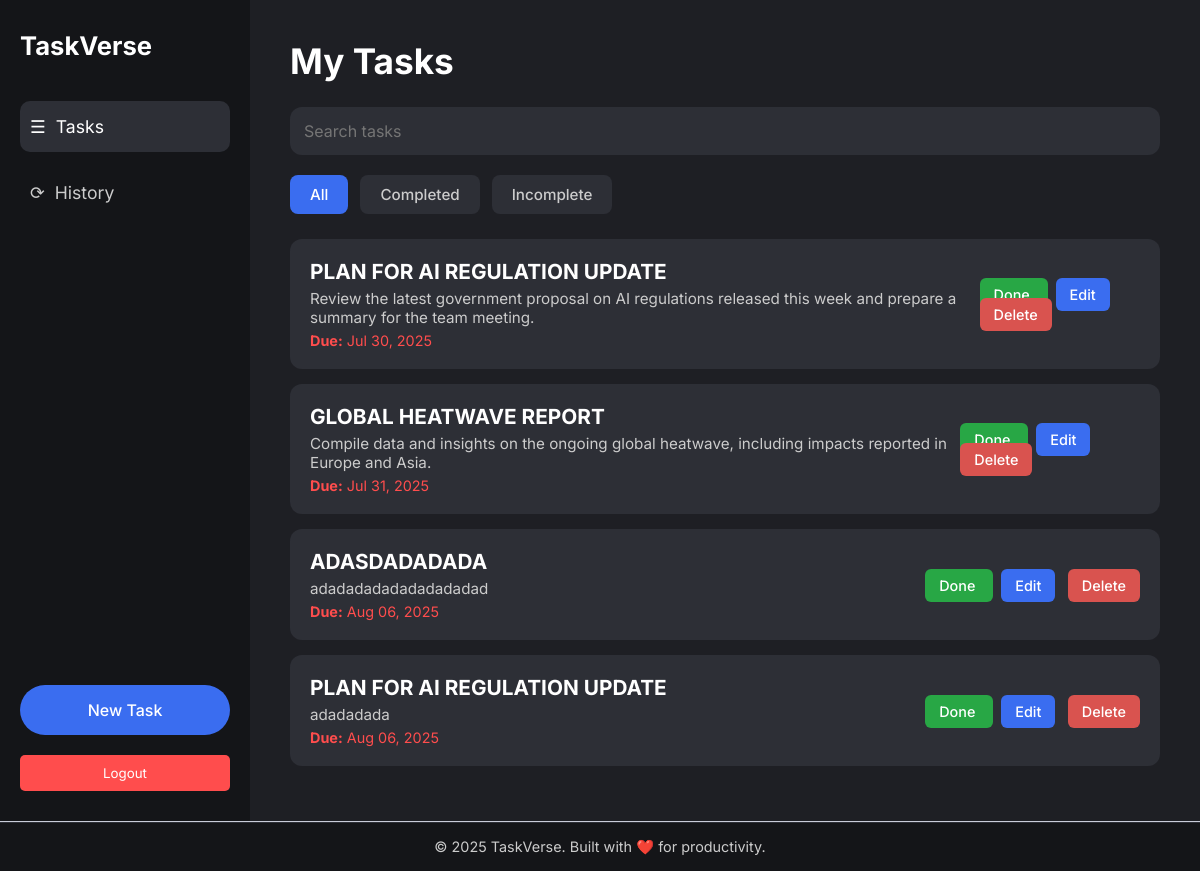
The app's page /main/task/ with its own data.
### main/models.py (models this page shows)
class Task(models.Model):
    task_title = models.CharField(max_length=255)
    desc = models.TextField(blank=True, null=True)
    due_date = models.DateField(blank=True, null=True)
    tags = models.CharField(max_length=255, blank=True, null=True)
    created_at = models.DateTimeField(auto_now_add=True)
    updated_at = models.DateTimeField(auto_now=True)
    completed = models.BooleanField(default=False)

### main/views.py (the view)
# urls.py: path('task/', views.task, name='task'),
def task(request):
    filter_type = request.GET.get('filter', 'all')
    tasks = Task.objects.all().order_by('due_date', '-created_at')
    if filter_type == 'completed':
        tasks = tasks.filter(completed=True)
    elif filter_type == 'incomplete':
        tasks = tasks.filter(completed=False)
    return render(request, 'task.html', {
        'tasks': tasks,
        'filter': filter_type,
        'today': date.today()
    })

### main/templates/task.html (shortened to what this page needs)
{% extends 'main.html' %}
{% block content %}
<div class="container">
    <aside class="sidebar">
        <h2>TaskVerse</h2>
        <ul>
            <li class="{% if filter == 'all' %}active{% endif %}" onclick="window.location.href='{% url 'task' %}?filter=all'">
                <span>☰</span> Tasks
            </li>
            <li onclick="window.location.href='{% url 'history' %}'">
                <span>⟳</span> History
            </li>
        </ul>
        <button class="new-task-btn" onclick="window.location.href='{% url 'add' %}'">New Task</button>
        <form action="{% url 'logout' %}" method="post" style="margin-top: 20px;">
            <button type="submit" class="logout-btn" style="width: 100%; padding: 10px; background: #ff4d4d; border: none; color: white; border-radius: 5px; cursor: pointer;">
                Logout
            </button>
        </form>
    </aside>
    <main class="main-content">
        <header>
            <h1>My Tasks</h1>
        </header>
        <div class="search-bar">
            <input type="text" placeholder="Search tasks">
        </div>
        <div class="filters">
            <button onclick="window.location.href='?filter=all'" class="{% if filter == 'all' %}active{% endif %}">All</button>
            <button onclick="window.location.href='?filter=completed'" class="{% if filter == 'completed' %}active{% endif %}">Completed</button>
            <button onclick="window.location.href='?filter=incomplete'" class="{% if filter == 'incomplete' %}active{% endif %}">Incomplete</button>
        </div>
        <ul class="task-list">
            {% if tasks %}
                {% for task in tasks %}
                <li style="display: flex; justify-content: space-between; align-items: center;">
                    <div>
                        <strong {% if task.completed %}style="text-decoration: line-through; color: #888;"{% endif %}>
                            {{ task.task_title|upper }}
                        </strong>
                        <p style="font-size: 0.95em; color: #ccc; margin-top: 5px;">
                            {{ task.desc|default:"No description provided." }}
                        </p>
                        <p style="font-size: 0.9em; margin-top: 5px; color: {% if task.due_date and task.due_date < today %}#ff4d4d{% else %}#aaa{% endif %};">
                            <b>Due:</b>
                            {% if task.due_date %}
                                {{ task.due_date|date:"M d, Y" }}
                            {% else %}
                                No due date
                            {% endif %}
                        </p>
                    </div>
                    <div>
                        <a href="{% url 'toggle_complete' task.id %}" class="btn-done">
                           {% if task.completed %}Undo{% else %}Done{% endif %}
                        </a>
                        <a href="{% url 'edit' task.id %}" class="btn-edit">Edit</a>
                        <a href="{% url 'delete' task.id %}" class="btn-delete">Delete</a>
                    </div>
                </li>
                {% endfor %}
            {% else %}
                <li style="text-align: center; color: #aaa;">No tasks yet. Click "New Task" to add one.</li>
            {% endif %}
        </ul>
    </main>
</div>
<footer class="footer">
    <p>© 2025 TaskVerse. Built with ❤️ for productivity.</p>
</footer>
{% endblock %}

### templates/main.html (shortened to what this page needs)
{% load static %}
<!DOCTYPE html>
<html lang="en">
<head>
    <link rel="stylesheet" href="https://cdnjs.cloudflare.com/ajax/libs/font-awesome/7.0.0/css/all.min.css" />
    <link rel="stylesheet" href="{% static 'style.css' %}">
</head>
<body>
        {% block content %}
        {% endblock %}
</body>
</html>

### static/style.css (style rules this page uses)
* { margin: 0; padding: 0; box-sizing: border-box; font-family: 'Inter', sans-serif; }
body { background: #c9ccd8; height: 100vh; width: 100vw; color: #fff; }
.container { display: flex; background: #1e1f24; width: 100%; height: calc(100vh - 50px); overflow: hidden; }
.sidebar { width: 250px; background: #141518; padding: 30px 20px; display: flex; flex-direction: column; justify-content: space-between; }
.sidebar h2 { margin-bottom: 40px; font-weight: 700; font-size: 1.6em; color: #fff; }
.sidebar ul { list-style: none; }
.sidebar ul li { padding: 15px 10px; margin-bottom: 15px; cursor: pointer; border-radius: 10px; display: flex; align-items: center; gap: 10px; transition: background 0.3s; color: #ccc; font-size: 1.1em; }
.sidebar ul li:hover, .sidebar ul li.active { background: #2d2f36; color: #fff; }
.new-task-btn { background: #3a6df0; color: #fff; padding: 15px; border: none; border-radius: 30px; font-size: 16px; cursor: pointer; font-weight: 500; transition: background 0.3s ease; margin-top: auto; }
.main-content { flex: 1; padding: 40px; overflow-y: auto; }
header { display: flex; align-items: center; gap: 15px; }
header h1 { font-size: 2.2em; font-weight: 700; margin-bottom: 25px; }
.search-bar { margin-bottom: 20px; }
.search-bar input { width: 100%; padding: 14px; background: #2d2f36; border: none; border-radius: 12px; color: #fff; font-size: 1em; }
.filters { display: flex; gap: 12px; margin-bottom: 25px; }
.filters button { background: #2d2f36; border: none; color: #ccc; padding: 10px 20px; border-radius: 8px; cursor: pointer; font-weight: 500; font-size: 0.95em; transition: background 0.3s, color 0.3s; }
.filters button.active { background: #3a6df0; color: #fff; }
.task-list { list-style: none; }
.task-list li { background: #2d2f36; margin-bottom: 15px; padding: 20px; border-radius: 12px; display: flex; justify-content: space-between; align-items: center; transition: transform 0.2s, box-shadow 0.2s; }
.task-list strong { text-transform: uppercase; font-size: 1.3em; color: #fff; }
.task-list p { font-size: 0.95em; color: #aaa; margin-top: 6px; }
.btn-edit, .btn-delete, .btn-done { text-decoration: none; padding: 8px 14px; border-radius: 6px; font-size: 0.9em; font-weight: 500; transition: background 0.3s; margin-left: 8px; }
.btn-edit { background: #3a6df0; color: #fff; }
.btn-delete { background: #d9534f; color: #fff; }
.btn-done { background: #28a745; color: #fff; }
.footer { background: #141518; color: #aaa; text-align: center; padding: 15px; font-size: 0.9em; border-top: 1px solid #2d2f36; position: fixed; bottom: 0; left: 0; width: 100%; }
.footer p { margin: 0; color: #ccc; }

### records on screen
Task: task_title "PLAN FOR AI REGULATION UPDATE", desc "Review the latest government proposal on AI regulations released this week and prepare a summary for the team meeting.", due_date "Jul 30, 2025", completed "Done"
Task: task_title "GLOBAL HEATWAVE REPORT", desc "Compile data and insights on the ongoing global heatwave, including impacts reported in Europe and Asia.", due_date "Jul 31, 2025", completed "Done"
Task: task_title "ADASDADADADA", desc "adadadadadadadadadad", due_date "Aug 06, 2025", completed "Done"
Task: task_title "PLAN FOR AI REGULATION UPDATE", desc "adadadada", due_date "Aug 06, 2025", completed "Done"
